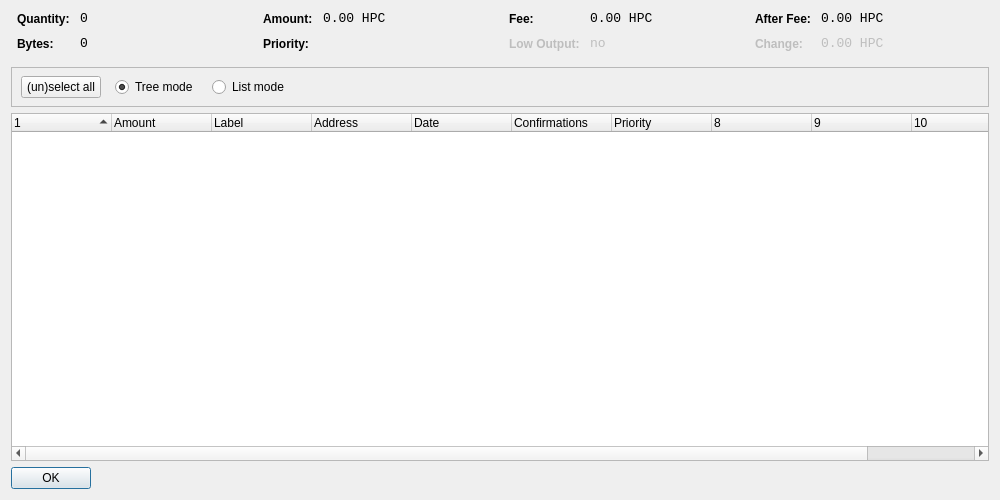
<?xml version="1.0" encoding="UTF-8"?>
<ui version="4.0">
 <class>CoinControlDialog</class>
 <widget class="QDialog" name="CoinControlDialog">
  <property name="geometry">
   <rect>
    <x>0</x>
    <y>0</y>
    <width>1000</width>
    <height>500</height>
   </rect>
  </property>
  <property name="windowTitle">
   <string>Coin Control</string>
  </property>
  <layout class="QVBoxLayout" name="verticalLayout">
   <item>
    <layout class="QHBoxLayout" name="horizontalLayoutTop" stretch="0,0,0,0">
     <property name="topMargin">
      <number>0</number>
     </property>
     <property name="bottomMargin">
      <number>10</number>
     </property>
     <item>
      <layout class="QFormLayout" name="formLayoutCoinControl1">
       <property name="horizontalSpacing">
        <number>10</number>
       </property>
       <property name="verticalSpacing">
        <number>10</number>
       </property>
       <property name="leftMargin">
        <number>6</number>
       </property>
       <property name="rightMargin">
        <number>6</number>
       </property>
       <item row="0" column="0">
        <widget class="QLabel" name="labelCoinControlQuantityText">
         <property name="styleSheet">
          <string notr="true">font-weight:bold;</string>
         </property>
         <property name="text">
          <string>Quantity:</string>
         </property>
        </widget>
       </item>
       <item row="0" column="1">
        <widget class="QLabel" name="labelCoinControlQuantity">
         <property name="font">
          <font>
           <family>Monospace</family>
           <pointsize>10</pointsize>
          </font>
         </property>
         <property name="cursor">
          <cursorShape>IBeamCursor</cursorShape>
         </property>
         <property name="contextMenuPolicy">
          <enum>Qt::ActionsContextMenu</enum>
         </property>
         <property name="text">
          <string notr="true">0</string>
         </property>
         <property name="textInteractionFlags">
          <set>Qt::LinksAccessibleByMouse|Qt::TextSelectableByKeyboard|Qt::TextSelectableByMouse</set>
         </property>
        </widget>
       </item>
       <item row="1" column="0">
        <widget class="QLabel" name="labelCoinControlBytesText">
         <property name="styleSheet">
          <string notr="true">font-weight:bold;</string>
         </property>
         <property name="text">
          <string>Bytes:</string>
         </property>
        </widget>
       </item>
       <item row="1" column="1">
        <widget class="QLabel" name="labelCoinControlBytes">
         <property name="font">
          <font>
           <family>Monospace</family>
           <pointsize>10</pointsize>
          </font>
         </property>
         <property name="cursor">
          <cursorShape>IBeamCursor</cursorShape>
         </property>
         <property name="contextMenuPolicy">
          <enum>Qt::ActionsContextMenu</enum>
         </property>
         <property name="text">
          <string notr="true">0</string>
         </property>
         <property name="textInteractionFlags">
          <set>Qt::LinksAccessibleByMouse|Qt::TextSelectableByKeyboard|Qt::TextSelectableByMouse</set>
         </property>
        </widget>
       </item>
      </layout>
     </item>
     <item>
      <layout class="QFormLayout" name="formLayoutCoinControl2">
       <property name="horizontalSpacing">
        <number>10</number>
       </property>
       <property name="verticalSpacing">
        <number>10</number>
       </property>
       <property name="leftMargin">
        <number>6</number>
       </property>
       <property name="rightMargin">
        <number>6</number>
       </property>
       <item row="0" column="0">
        <widget class="QLabel" name="labelCoinControlAmountText">
         <property name="styleSheet">
          <string notr="true">font-weight:bold;</string>
         </property>
         <property name="text">
          <string>Amount:</string>
         </property>
        </widget>
       </item>
       <item row="0" column="1">
        <widget class="QLabel" name="labelCoinControlAmount">
         <property name="font">
          <font>
           <family>Monospace</family>
           <pointsize>10</pointsize>
          </font>
         </property>
         <property name="cursor">
          <cursorShape>IBeamCursor</cursorShape>
         </property>
         <property name="contextMenuPolicy">
          <enum>Qt::ActionsContextMenu</enum>
         </property>
         <property name="text">
          <string notr="true">0.00 HPC</string>
         </property>
         <property name="textInteractionFlags">
          <set>Qt::LinksAccessibleByMouse|Qt::TextSelectableByKeyboard|Qt::TextSelectableByMouse</set>
         </property>
        </widget>
       </item>
       <item row="1" column="0">
        <widget class="QLabel" name="labelCoinControlPriorityText">
         <property name="styleSheet">
          <string notr="true">font-weight:bold;</string>
         </property>
         <property name="text">
          <string>Priority:</string>
         </property>
        </widget>
       </item>
       <item row="1" column="1">
        <widget class="QLabel" name="labelCoinControlPriority">
         <property name="font">
          <font>
           <family>Monospace</family>
           <pointsize>10</pointsize>
          </font>
         </property>
         <property name="cursor">
          <cursorShape>IBeamCursor</cursorShape>
         </property>
         <property name="contextMenuPolicy">
          <enum>Qt::ActionsContextMenu</enum>
         </property>
         <property name="text">
          <string/>
         </property>
         <property name="textInteractionFlags">
          <set>Qt::LinksAccessibleByMouse|Qt::TextSelectableByKeyboard|Qt::TextSelectableByMouse</set>
         </property>
        </widget>
       </item>
      </layout>
     </item>
     <item>
      <layout class="QFormLayout" name="formLayoutCoinControl3">
       <property name="horizontalSpacing">
        <number>10</number>
       </property>
       <property name="verticalSpacing">
        <number>10</number>
       </property>
       <property name="leftMargin">
        <number>6</number>
       </property>
       <property name="rightMargin">
        <number>6</number>
       </property>
       <item row="0" column="0">
        <widget class="QLabel" name="labelCoinControlFeeText">
         <property name="styleSheet">
          <string notr="true">font-weight:bold;</string>
         </property>
         <property name="text">
          <string>Fee:</string>
         </property>
        </widget>
       </item>
       <item row="0" column="1">
        <widget class="QLabel" name="labelCoinControlFee">
         <property name="font">
          <font>
           <family>Monospace</family>
           <pointsize>10</pointsize>
          </font>
         </property>
         <property name="cursor">
          <cursorShape>IBeamCursor</cursorShape>
         </property>
         <property name="contextMenuPolicy">
          <enum>Qt::ActionsContextMenu</enum>
         </property>
         <property name="text">
          <string notr="true">0.00 HPC</string>
         </property>
         <property name="textInteractionFlags">
          <set>Qt::LinksAccessibleByMouse|Qt::TextSelectableByKeyboard|Qt::TextSelectableByMouse</set>
         </property>
        </widget>
       </item>
       <item row="1" column="0">
        <widget class="QLabel" name="labelCoinControlLowOutputText">
         <property name="enabled">
          <bool>false</bool>
         </property>
         <property name="styleSheet">
          <string notr="true">font-weight:bold;</string>
         </property>
         <property name="text">
          <string>Low Output:</string>
         </property>
        </widget>
       </item>
       <item row="1" column="1">
        <widget class="QLabel" name="labelCoinControlLowOutput">
         <property name="enabled">
          <bool>false</bool>
         </property>
         <property name="font">
          <font>
           <family>Monospace</family>
           <pointsize>10</pointsize>
          </font>
         </property>
         <property name="cursor">
          <cursorShape>IBeamCursor</cursorShape>
         </property>
         <property name="contextMenuPolicy">
          <enum>Qt::ActionsContextMenu</enum>
         </property>
         <property name="text">
          <string notr="true">no</string>
         </property>
         <property name="textInteractionFlags">
          <set>Qt::LinksAccessibleByMouse|Qt::TextSelectableByKeyboard|Qt::TextSelectableByMouse</set>
         </property>
        </widget>
       </item>
      </layout>
     </item>
     <item>
      <layout class="QFormLayout" name="formLayoutCoinControl4">
       <property name="horizontalSpacing">
        <number>10</number>
       </property>
       <property name="verticalSpacing">
        <number>10</number>
       </property>
       <property name="leftMargin">
        <number>6</number>
       </property>
       <property name="rightMargin">
        <number>6</number>
       </property>
       <item row="0" column="0">
        <widget class="QLabel" name="labelCoinControlAfterFeeText">
         <property name="styleSheet">
          <string notr="true">font-weight:bold;</string>
         </property>
         <property name="text">
          <string>After Fee:</string>
         </property>
        </widget>
       </item>
       <item row="0" column="1">
        <widget class="QLabel" name="labelCoinControlAfterFee">
         <property name="font">
          <font>
           <family>Monospace</family>
           <pointsize>10</pointsize>
          </font>
         </property>
         <property name="cursor">
          <cursorShape>IBeamCursor</cursorShape>
         </property>
         <property name="contextMenuPolicy">
          <enum>Qt::ActionsContextMenu</enum>
         </property>
         <property name="text">
          <string notr="true">0.00 HPC</string>
         </property>
         <property name="textInteractionFlags">
          <set>Qt::LinksAccessibleByMouse|Qt::TextSelectableByKeyboard|Qt::TextSelectableByMouse</set>
         </property>
        </widget>
       </item>
       <item row="1" column="0">
        <widget class="QLabel" name="labelCoinControlChangeText">
         <property name="enabled">
          <bool>false</bool>
         </property>
         <property name="styleSheet">
          <string notr="true">font-weight:bold;</string>
         </property>
         <property name="text">
          <string>Change:</string>
         </property>
        </widget>
       </item>
       <item row="1" column="1">
        <widget class="QLabel" name="labelCoinControlChange">
         <property name="enabled">
          <bool>false</bool>
         </property>
         <property name="font">
          <font>
           <family>Monospace</family>
           <pointsize>10</pointsize>
          </font>
         </property>
         <property name="cursor">
          <cursorShape>IBeamCursor</cursorShape>
         </property>
         <property name="contextMenuPolicy">
          <enum>Qt::ActionsContextMenu</enum>
         </property>
         <property name="text">
          <string notr="true">0.00 HPC</string>
         </property>
         <property name="textInteractionFlags">
          <set>Qt::LinksAccessibleByMouse|Qt::TextSelectableByKeyboard|Qt::TextSelectableByMouse</set>
         </property>
        </widget>
       </item>
      </layout>
     </item>
    </layout>
   </item>
   <item>
    <widget class="QFrame" name="frame">
     <property name="minimumSize">
      <size>
       <width>0</width>
       <height>40</height>
      </size>
     </property>
     <property name="frameShape">
      <enum>QFrame::StyledPanel</enum>
     </property>
     <property name="frameShadow">
      <enum>QFrame::Sunken</enum>
     </property>
     <widget class="QWidget" name="horizontalLayoutWidget">
      <property name="geometry">
       <rect>
        <x>10</x>
        <y>0</y>
        <width>781</width>
        <height>41</height>
       </rect>
      </property>
      <layout class="QHBoxLayout" name="horizontalLayoutPanel" stretch="0,0,0,0,0">
       <property name="spacing">
        <number>14</number>
       </property>
       <item>
        <widget class="QPushButton" name="pushButtonSelectAll">
         <property name="sizePolicy">
          <sizepolicy hsizetype="Maximum" vsizetype="Fixed">
           <horstretch>0</horstretch>
           <verstretch>0</verstretch>
          </sizepolicy>
         </property>
         <property name="text">
          <string>(un)select all</string>
         </property>
        </widget>
       </item>
       <item>
        <widget class="QRadioButton" name="radioTreeMode">
         <property name="sizePolicy">
          <sizepolicy hsizetype="Maximum" vsizetype="Fixed">
           <horstretch>0</horstretch>
           <verstretch>0</verstretch>
          </sizepolicy>
         </property>
         <property name="text">
          <string>Tree mode</string>
         </property>
         <property name="checked">
          <bool>true</bool>
         </property>
        </widget>
       </item>
       <item>
        <widget class="QRadioButton" name="radioListMode">
         <property name="sizePolicy">
          <sizepolicy hsizetype="Maximum" vsizetype="Fixed">
           <horstretch>0</horstretch>
           <verstretch>0</verstretch>
          </sizepolicy>
         </property>
         <property name="text">
          <string>List mode</string>
         </property>
        </widget>
       </item>
       <item>
        <spacer name="horizontalSpacer">
         <property name="orientation">
          <enum>Qt::Horizontal</enum>
         </property>
         <property name="sizeHint" stdset="0">
          <size>
           <width>40</width>
           <height>20</height>
          </size>
         </property>
        </spacer>
       </item>
      </layout>
     </widget>
    </widget>
   </item>
   <item>
    <widget class="CoinControlTreeWidget" name="treeWidget">
     <property name="contextMenuPolicy">
      <enum>Qt::CustomContextMenu</enum>
     </property>
     <property name="sortingEnabled">
      <bool>false</bool>
     </property>
     <property name="columnCount">
      <number>11</number>
     </property>
     <attribute name="headerShowSortIndicator" stdset="0">
      <bool>true</bool>
     </attribute>
     <attribute name="headerStretchLastSection">
      <bool>false</bool>
     </attribute>
     <column>
      <property name="text">
       <string/>
      </property>
     </column>
     <column>
      <property name="text">
       <string>Amount</string>
      </property>
     </column>
     <column>
      <property name="text">
       <string>Label</string>
      </property>
     </column>
     <column>
      <property name="text">
       <string>Address</string>
      </property>
     </column>
     <column>
      <property name="text">
       <string>Date</string>
      </property>
     </column>
     <column>
      <property name="text">
       <string>Confirmations</string>
      </property>
      <property name="toolTip">
       <string>Confirmed</string>
      </property>
     </column>
     <column>
      <property name="text">
       <string>Priority</string>
      </property>
     </column>
     <column>
      <property name="text">
       <string/>
      </property>
     </column>
     <column>
      <property name="text">
       <string/>
      </property>
     </column>
     <column>
      <property name="text">
       <string/>
      </property>
     </column>
     <column>
      <property name="text">
       <string/>
      </property>
     </column>
    </widget>
   </item>
   <item>
    <widget class="QDialogButtonBox" name="buttonBox">
     <property name="sizePolicy">
      <sizepolicy hsizetype="Maximum" vsizetype="Fixed">
       <horstretch>0</horstretch>
       <verstretch>0</verstretch>
      </sizepolicy>
     </property>
     <property name="orientation">
      <enum>Qt::Horizontal</enum>
     </property>
     <property name="standardButtons">
      <set>QDialogButtonBox::Ok</set>
     </property>
    </widget>
   </item>
  </layout>
 </widget>
 <customwidgets>
  <customwidget>
   <class>CoinControlTreeWidget</class>
   <extends>QTreeWidget</extends>
   <header>coincontroltreewidget.h</header>
  </customwidget>
 </customwidgets>
 <resources/>
 <connections/>
</ui>
